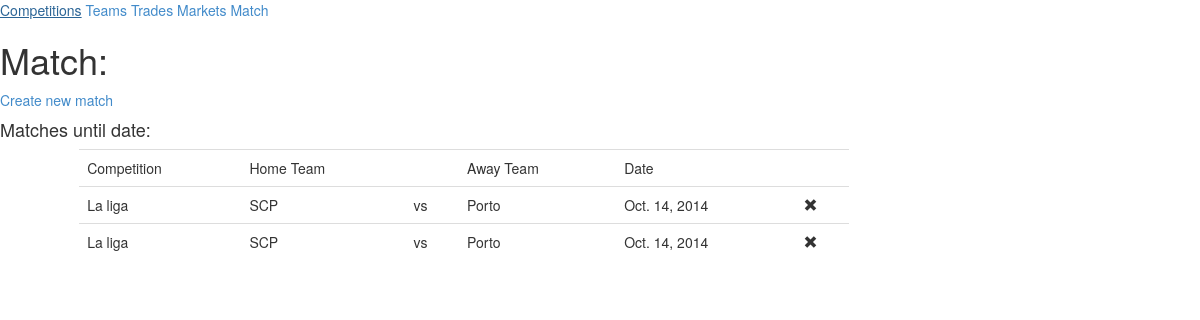
The page /Match/ on the database its author committed.
### match/models.py (models this page shows, shortened)
class Match(models.Model):
    competition = models.ForeignKey(Competition, related_name="competition")
    homeTeam = models.ForeignKey(Team, related_name="home")
    awayTeam = models.ForeignKey(Team, related_name="away")
    matchTime = models.DateField()

### competition/models.py (models this page shows, shortened)
class Competition(models.Model):
    competition_name = CharField(max_length=20)

### team/models.py (models this page shows)
class Team(models.Model):
    team_name = CharField(max_length=20)
    def __str__(self):
        return self.team_name

### match/views.py (the view)
def index(request):
     matches = Match.objects.all()
     context = RequestContext(request, {'allMatches': matches})
     return render(request, 'match/index.html', context)

### match/templates/match/index.html (shortened to what this page needs)
{% extends "gba_menu.html" %}
{% block screenMenu %}
<h1>Match:</h1>
{% endblock %}
{% block content %}
<a href="{% url 'match:new' %}"> Create new match</a><br>
<h4> Matches until date:</h4>
<div class="container-fluid col-md-8 ">
    <table class="table col-md-offset-1">
        <tr>
            <td>Competition</td>
            <td>Home Team</td>
            <td></td>
            <td>Away Team</td>
            <td>Date</td>
            <td></td>
        </tr>
        {% for match in allMatches %}
        <form action="{% url 'match:delete' %}" method="post" id="teste">
            <tr>
                <td>{{ match.competition.competition_name }}</td>
                <td>{{ match.homeTeam }}</td>
                <td> vs</td>
                <td>{{ match.awayTeam }}</td>
                <td>{{ match.matchTime }}</td>
                <td><span class="glyphicon glyphicon-remove" style="cursor: pointer;"
                          onclick="document.getElementById('match').value = {{ match.id }};document.getElementById('teste').submit();"></span>
                </td>
            </tr>
        </form>
</div>
{% endfor %}
{% endblock %}

### rows shown on the page
Match: competition.competition_name "La liga", homeTeam "SCP", awayTeam "Porto", matchTime "Oct. 14, 2014", {{ match.id }} 1 (drawn)
Match: competition.competition_name "La liga", homeTeam "SCP", awayTeam "Porto", matchTime "Oct. 14, 2014", {{ match.id }} 2 (drawn)
